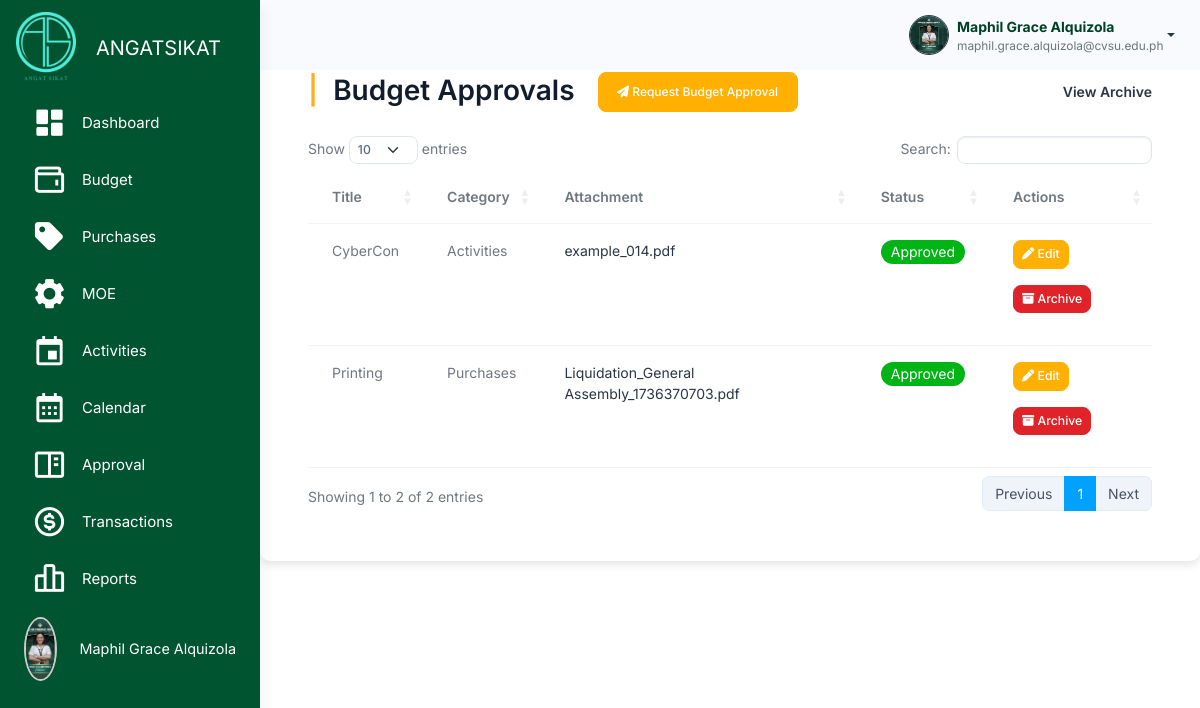
Before: /src/budget_management/budget_approval_table.php (signed in) with the older database file.
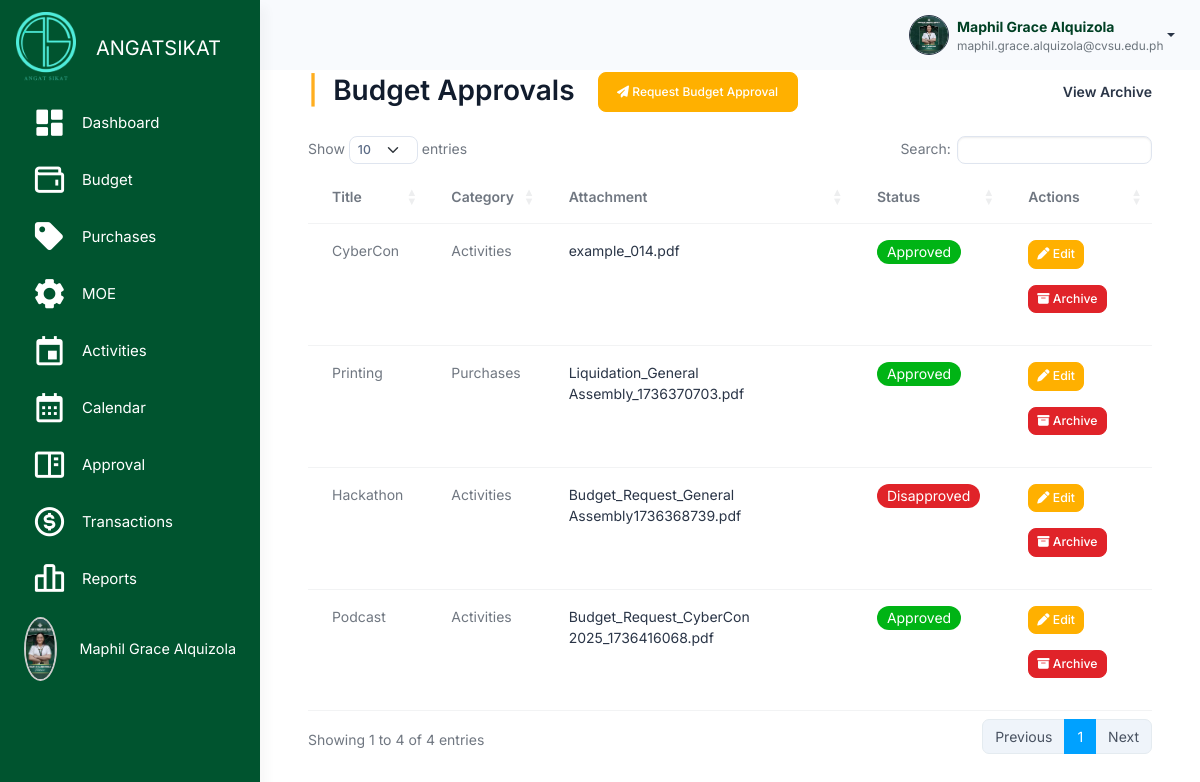
After: the same page with the newer database file.
### tables this page shows
CREATE TABLE `budget_approvals` (
  `approval_id` int(11) NOT NULL,
  `title` varchar(255) NOT NULL,
  `category` varchar(255) NOT NULL,
  `attachment` varchar(255) DEFAULT NULL,
  `status` enum('Pending','Approved','Disapproved') DEFAULT 'Pending',
  `organization_id` int(11) NOT NULL,
  `created_at` timestamp NOT NULL DEFAULT current_timestamp(),
  `archived` tinyint(1) DEFAULT 0
);

### src/session_check.php (called while the page is built, shortened)
<?php
$organization_id = $_SESSION['organization_id'];
?>

### src/budget_management/budget_approval_table.php (the view, shortened to what the changed rows need)
<?php
include '../connection.php';
include '../session_check.php';
?>
<!DOCTYPE html>
<html lang="en">
<head>
<link rel="stylesheet" href="https://cdn.jsdelivr.net/npm/bootstrap@5.3.0/dist/css/bootstrap.min.css">
<link rel="stylesheet" href="https://cdn.datatables.net/1.13.6/css/dataTables.bootstrap5.min.css">
<link rel="stylesheet" href="../assets/css/styles.min.css">
<link rel="stylesheet" href="../budget_management/css/budget.css">
<link href="https://unpkg.com/boxicons@2.1.4/css/boxicons.min.css" rel="stylesheet">
<link rel="stylesheet" href="https://cdnjs.cloudflare.com/ajax/libs/font-awesome/6.6.0/css/all.min.css">
<link rel="stylesheet" href="../activity_management/css/activities.css" />
</head>
<body>
    <div class="page-wrapper" id="main-wrapper" data-layout="vertical" data-navbarbg="skin6" data-sidebartype="full"
        data-sidebar-position="fixed" data-header-position="fixed">
        <div class="body-wrapper">
            <header class="app-header">
                <nav class="navbar navbar-expand-lg navbar-light">
                </nav>
            </header>
            <div class="container mt-4 p-5">
                <h2 class="mb-4 d-flex align-items-center justify-content-between">
                    <div>
                        <span class="text-warning fw-bold me-2">|</span> Budget Approvals
                        <button type="button" class="btn btn-primary ms-3" data-bs-toggle="modal"
                            data-bs-target="#budgetApprovalModal"
                            style="height: 40px; width: 200px; border-radius: 8px; font-size: 12px;">
                            <i class="fa-solid fa-paper-plane"></i> Request Budget Approval
                        </button>
                    </div>
                    <a href="budget_approvals_archive.php" class="text-gray text-decoration-none fw-bold"
                    style="font-size: 14px;">
                        View Archive
                    </a>
                </h2>
                <table id="budgetApprovalsTable" class="table mt-4">
                    <thead>
                        <tr>
                            <th>Title</th>
                            <th>Category</th>
                            <th>Attachment</th>
                            <th>Status</th>
                            <th>Actions</th>
                        </tr>
                    </thead>
                    <tbody>
                        <?php
                    $approvalsQuery = "SELECT * FROM budget_approvals WHERE organization_id = $organization_id AND archived = 0";
                    $approvalsResult = mysqli_query($conn, $approvalsQuery);
                    while ($row = mysqli_fetch_assoc($approvalsResult)) {
                        ?>
                        <tr>
                            <td>
                                <?php echo $row['title']; ?>
                            </td>
                            <td>
                                <?php echo ucfirst($row['category']); ?>
                            </td>
                            <td><a href="uploads/<?php echo $row['attachment']; ?>"
                                    class='link-offset-2 link-underline link-underline-opacity-0' target="_blank">
                                    <?php echo $row['attachment']; ?>
                                </a></td>
                            <td>
                                <?php
                                if ($row['status'] == 'Pending') {
                                    echo " <span class='badge rounded-pill pending'> ";
                                } else if ($row['status'] == 'Approved') {
                                    echo " <span class='badge rounded-pill approved'> ";
                                } else if ($row['status'] == 'Disapproved') {
                                    echo " <span class='badge rounded-pill disapproved'> ";
                                }
                                echo ucfirst($row['status']);
                                ?>
                                </span>
                            </td>
                            <td>
                                <button class='btn btn-primary btn-sm edit-btn mb-3' data-bs-toggle='modal'
                                    data-bs-target='#editBudgetApprovalModal'
                                    data-id="<?php echo $row['approval_id']; ?>"><i class='fa-solid fa-pen'></i> Edit
                                </button>
                                <button class='btn btn-danger btn-sm archive-btn mb-3'
                                    data-id="<?php echo $row['approval_id']; ?>"><i class='fa-solid fa-box-archive'></i>
                                    Archive</button>
                            </td>
                        </tr>
                        <?php
                    }
                    ?>
                    </tbody>
                </table>
            </div>
        </div>
    </div>
</body>
</html>

Changed rows visible on the page:
added budget_approvals: title "Hackathon", category "Activities", attachment "Budget_Request_General Assembly1736368739.pdf", status "Disapproved"
added budget_approvals: title "Podcast", category "Activities", attachment "Budget_Request_CyberCon 2025_1736416068.pdf", status "Approved"
Other visible differences:
text written by a page script: "Show entries Search: Showing 1 to 2 of 2 entries Previous 1 Next" → "Show entries Search: Showing 1 to 4 of 4 entries Previous 1 Next"
